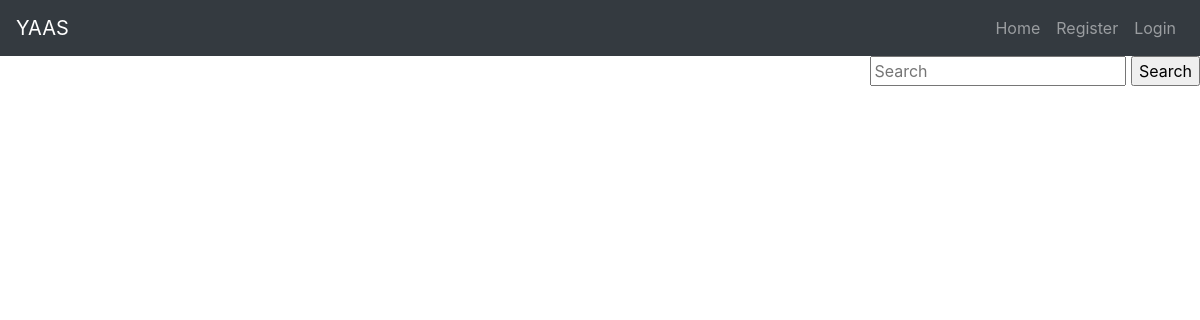
Before: / with the older database file.
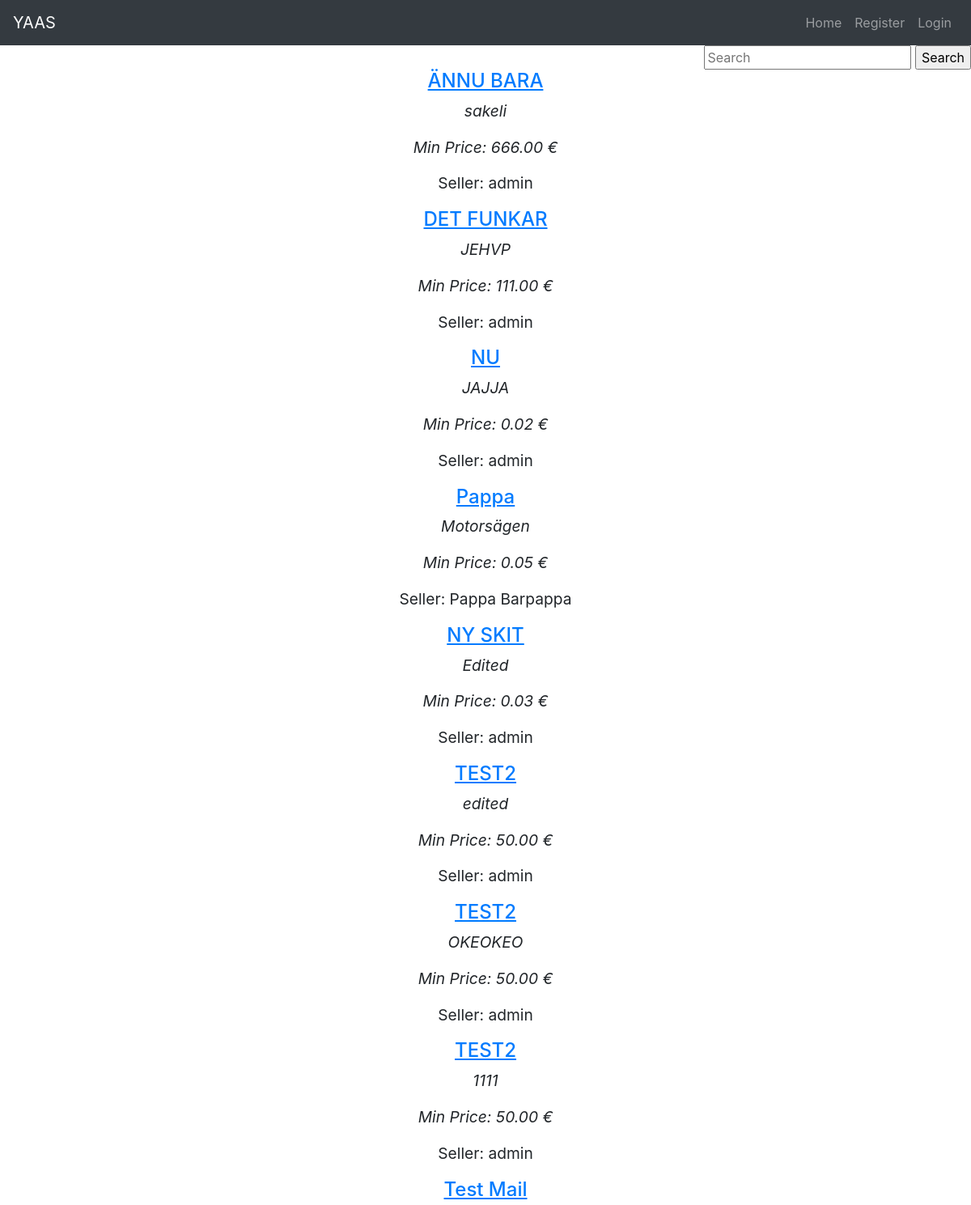
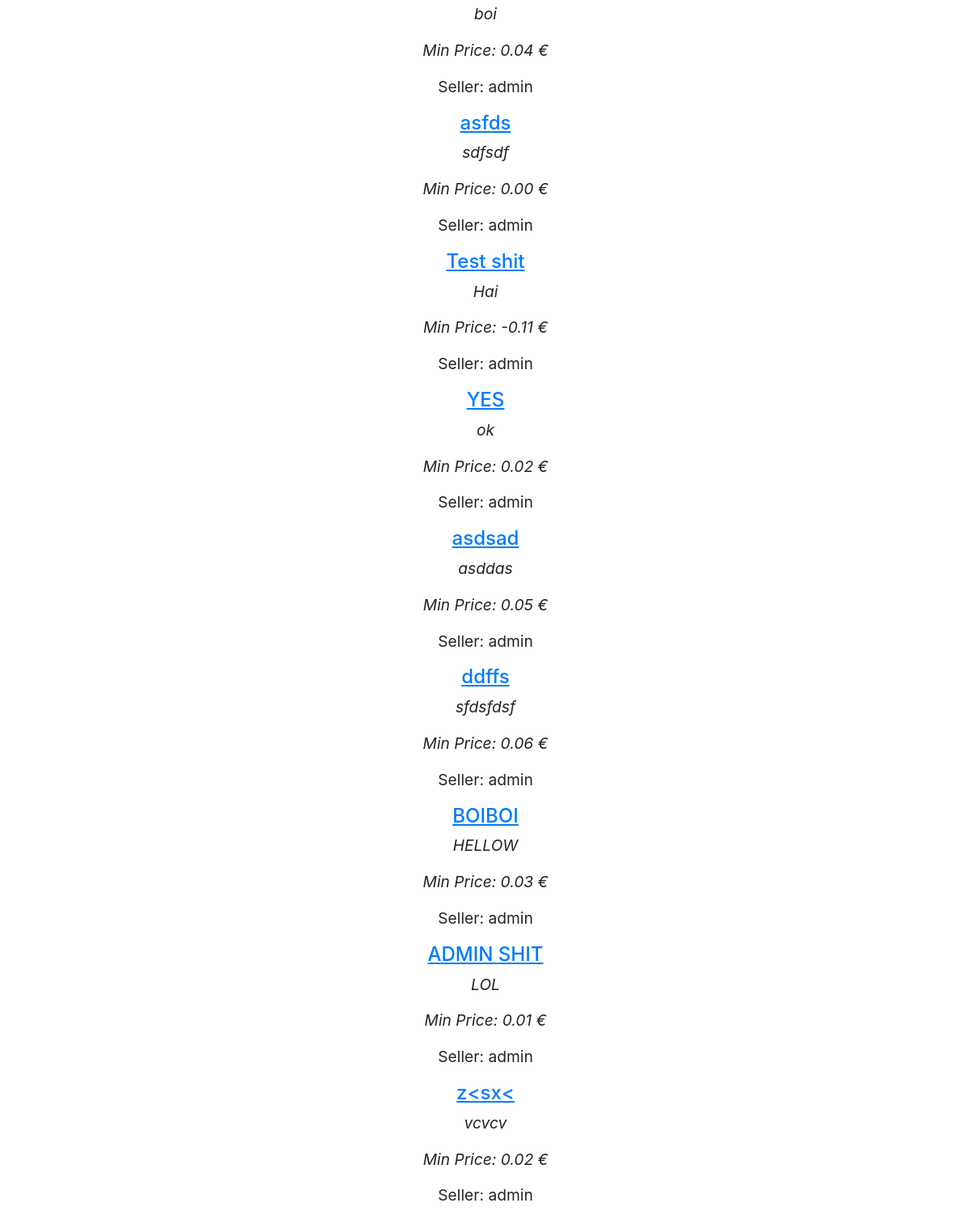
After: the same page with the newer database file (2 pictures, top to bottom).
### Auctions/models.py (models this page shows, shortened)
class Auction(models.Model):
    title = models.CharField(max_length=150)
    description = models.TextField()
    min_price = models.DecimalField(max_digits=9,decimal_places=2)
    deadline = models.DateTimeField(auto_now_add=False, auto_now=False)
    seller = models.ForeignKey(User, null=False, blank=False, on_delete=models.CASCADE)

### YAAS_App/views.py (the view)
# urls.py: path('', index, name="index"),
def index(request):
    auctions = Auction.objects.all().filter(deadline__gte=timezone.now())
    return render(request, "index.html", {'auctions': auctions})

### YAAS_App/templates/index.html (shortened to what this page needs)
{% extends "base.html" %}
{% load static %}
{% block head %}
    <link rel="stylesheet" type="text/css" href="{% static 'css/main.css' %}" />
{% endblock %}
{% block content %}
    <form class="search" action="{% url "search" %}" method="get">
    <div id="search">
        <input class="search" type="text" placeholder="Search" name="q" />
        <input class="search" type="submit" value="Search" />
        </div>
    </form>
    {% for auction in auctions reversed %}
        <a href="{% url "auction_view" auction_id=auction.id %}"><h4><u>{{ auction.title }}</u></h4></a>
        <p class="center"><i>{{ auction.description }}</i></p>
        <p class="center"><i>Min Price: {{ auction.min_price }} €</i></p>
        {% if auction.seller.get_full_name %}
            <p class="center">Seller: {{ auction.seller.get_full_name }}</p>
            {% else %}
            <p class="center">Seller: {{ auction.seller }}</p>
        {% endif %}
    {% endfor %}
{% endblock %}

### YAAS_App/templates/base.html (shortened to what this page needs)
<!DOCTYPE HTML>
<html lang="en">
<head>
    {% load bootstrap4 %}
    {% bootstrap_css %}
    {% block head %}
    {% endblock %}
</head>
<body>
    <nav class="navbar navbar-expand-sm navbar-dark bg-dark">
        <a href="{% url "index" %}" class="navbar-brand">YAAS</a>
        <div class="collapse navbar-collapse" id="navbarMenu">
            <ul class="navbar-nav ml-auto">
                <li class="nav-item"><a href="{% url "index" %}" class="nav-link">Home</a></li>
                {% if not user.is_authenticated %}
                    <li class="nav-item"><a href="{% url "register" %}" class="nav-link">Register</a></li>
                    <li class="nav-item"><a href="{% url "login_user" %}" class="nav-link">Login</a></li>
                {% else %}
                    <li class="nav-item"><a href="{% url "new_auction" %}" class="nav-link">New Auction</a></li>
                    <li class="nav-item"><a href="{% url "my_account" %}" class="nav-link">My Account</a></li>
                    <li class="nav-item"><a href="{% url "logout" %}" class="nav-link">Logout</a></li>
                {% endif %}
            </ul>
        </div>
    </nav>
    {% block content %}
    {% endblock %}
</body>
</html>

### static/css/main.css (style rules this page uses)
h1,h2, h4, p.center { text-align:center; }
p { font-size: larger; }
form.search { overflow: hidden; }
#search { float: right; clear: both; }

Changed rows visible on the page:
added Auction: title "ÄNNU BARA", description "sakeli", min_price "666.00", seller "admin"
added Auction: title "DET FUNKAR", description "JEHVP", min_price "111.00", seller "admin"
added Auction: title "NU", description "JAJJA", min_price "0.02", seller "admin"
added Auction: title "Pappa", description "Motorsägen", min_price "0.05", seller.get_full_name "Pappa Barpappa"
added Auction: title "NY SKIT", description "Edited", min_price "0.03", seller "admin"
added Auction: title "TEST2", description "edited", min_price "50.00", seller "admin"
added Auction: title "TEST2", description "OKEOKEO", min_price "50.00", seller "admin"
added Auction: title "TEST2", description "1111", min_price "50.00", seller "admin"
added Auction: title "Test Mail", description "boi", min_price "0.04", seller "admin"
added Auction: title "asfds", description "sdfsdf", min_price "0.00", seller "admin"
added Auction: title "Test shit", description "Hai", min_price "-0.11", seller "admin"
added Auction: title "YES", description "ok", min_price "0.02", seller "admin"
added Auction: title "asdsad", description "asddas", min_price "0.05", seller "admin"
added Auction: title "ddffs", description "sfdsfdsf", min_price "0.06", seller "admin"
added Auction: title "BOIBOI", description "HELLOW", min_price "0.03", seller "admin"
added Auction: title "ADMIN SHIT", description "LOL", min_price "0.01", seller "admin"
added Auction: title "z<sx<", description "vcvcv", min_price "0.02", seller "admin"
